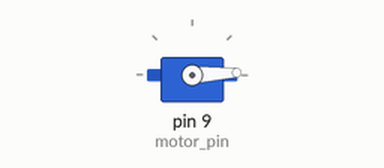
The sketch below on a simulated Arduino Uno, built with avr-gcc and run on an emulated ATmega328P. Parts: servo. What the sketch prints to the serial monitor is not drawn.

Above: at 0.05 s.
At 0.9 s:
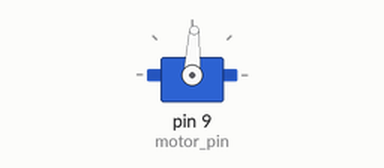
At 1.75 s:
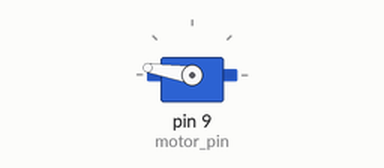
At 3.5 s:
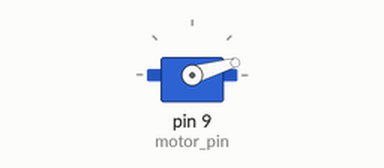
Timing chart, 0 to 8.5 s (numbered marks = the images above):
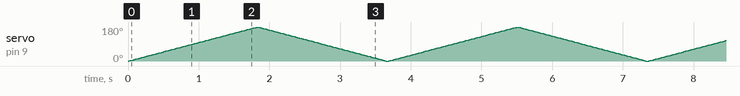

The sketch:

laser_return_angle.ino
```cpp
/*
servo turn and scan for 180
while laser recieve and compare distance to find min
return degree needed to turn from facing angle of the launcher
*/

#include <SoftwareSerial.h>
#include <Servo.h>

SoftwareSerial SerialLaser(2, 3); // define software serial port name as Serial and define pin2 as RX & pin3 as TX
Servo servo1;

int motor_pin = 9;
float min[2], temp[2];            // min[0] = angle, min[1] = distance
const int HEADER = 0x59;
int uart[9];                      // data measured by LiDAR
int pos = 0, facing_angle = 90;   // set facing angle of the launcher

void setup() {
  servo1.attach(motor_pin);
  Serial.begin(9600);             //set bit rate of serial port connecting Arduino with computer
  SerialLaser.begin(115200);      //set bit rate of serial port connecting LiDAR with Arduino
}

void loop() {
  int strength, check, i, pos, interval=40;
  float distance, temp_sum, min_average=500, temp[2]={0,500};

  for (pos = 0; pos <= 180; pos += 1) {           // scanning, 180 degree

    // read laser distance data
    if (SerialLaser.available()) {                // check if serial port has data input
      if (SerialLaser.read() == HEADER ){         // assess data package frame header 0x59
        uart[0] = HEADER;
        if (SerialLaser.read() == HEADER) {
          uart[1] = HEADER;
          for (i = 2; i < 9; i++)
            uart[i] = SerialLaser.read();
          check = uart[0] + uart[1] + uart[2] + uart[3] + uart[4] + uart[5] + uart[6] + uart[7];
          if (uart[8] == (check & 0xff)) {        // verify the received data as per protocol
            distance = uart[2] + uart[3] * 256;   // calculate distance value
            strength = uart[4] + uart[5] * 256;   // calculate signal strength value
            Serial.println(distance);             // plot data to graph
            Serial.print("dist = ");
            Serial.print(distance);               // output measure distance value of LiDAR
            Serial.print('\t');
            Serial.print("strength = ");
            Serial.print(strength);
            Serial.print('\t');
            Serial.print("angle = ");
            Serial.print(pos);
            Serial.print('\n');
          }
        }
      }
    }

    // find the lefter-most closest object (elimiated random short point situation)
    // every interval do:
    if(pos!=0 && pos%interval==0 || pos==180){
      if(pos%interval==0)
        if(min_average >= temp_sum/interval){
          min_average = temp_sum/interval;      // update min average, min distance & angle if average
          min[0]=temp[0];                       // of current interval might be the pole
          min[1]=temp[1];
        }
      else
        if(min_average >= temp_sum/(180%interval)){
          min_average = temp_sum/(180%interval);
          min[0]=temp[0];
          min[1]=temp[1];
        }
    }
    // not interval yet do:
    else{
      temp_sum+=distance;
      if(distance>min[1] && distance>0){
        temp[0]=pos;           // store angle of temp min distance in current interval
        temp[1]=distance;      // store temp min distance in current interval
      }
    }

    // move servo
    servo1.write(pos);
    delay(10);
  }

  // retuning?
  for (pos = 180; pos >= 0; pos -= 1) {           // goes from 0 degrees to 180 degrees
    servo1.write(pos);
    delay(10);
  }

  // display result
  Serial.print("min distance = ");
  Serial.print(min[1]);                // output shortest distance
  Serial.print('\t');
  Serial.print("min angle = ");
  Serial.print(min[0]);                // output angle of min distance
  Serial.print('\n');
  Serial.print("when facing ");
  Serial.print(facing_angle);
  if(min[0]>facing_angle){
    Serial.print(", turn left ");
    Serial.print(facing_angle-min[0]);
    Serial.print('\n');
    //return facing_angle-min[0];
  }
  else{
    Serial.print(", turn right ");
    Serial.print(min[0]-facing_angle);
    Serial.print('\n');
    //return min[0]-facing_angle;
  }
  Serial.print("\n\nLoop ended\n\n");
}
```
